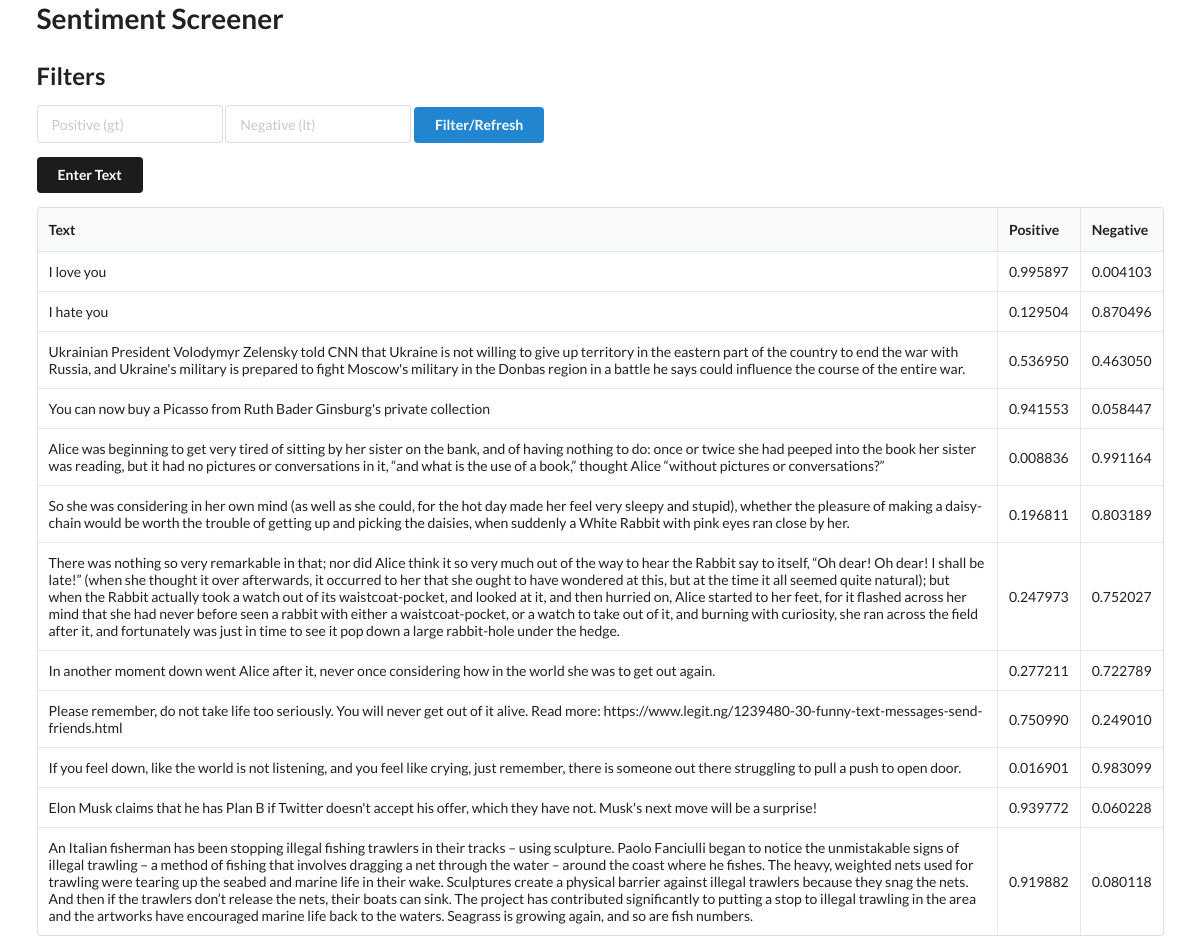
The page / on the database its author committed.
### mlapi/models.py (models this page shows)
class SentimentScore(Base):
    __tablename__ = "sentiment"
    id = Column(Integer, primary_key=True, index=True)
    text = Column(String, unique=True, index=True)
    positive_score = Column(Numeric(10, 6))
    negative_score = Column(Numeric(10, 6))

### mlapi/main.py (the view)
@app.get("/")
def home(request: Request, positive_score = None, negative_score = None, db: Session = Depends(get_db)):
    sentiments = db.query(SentimentScore)
    if positive_score:
        sentiments = sentiments.filter(SentimentScore.positive_score > positive_score)
    if negative_score:
         sentiments = sentiments.filter(SentimentScore.negative_score < negative_score)
    sentiments = sentiments.all()
    return templates.TemplateResponse("home.html", {
        "request": request,
        "sentiments": sentiments,
        "positive_score": positive_score,
        "negative_score": negative_score
    })

### templates/home.html (shortened to what this page needs)
{% extends "layout.html" %}
{% block content %}
<h2>Filters</h2>
<form method="get">
<div class="ui input">
  <input name="positive_score" type="text" placeholder="Positive (gt)" value="{{ positive_score or '' }}">
</div>
<div class="ui input">
  <input name="negative_score" type="text" placeholder="Negative (lt)" value="{{ negative_score or '' }}">
</div>
<button type="submit" class="ui button primary">Filter/Refresh</button>
</form>
<button id="add_text" class="ui button secondary">Enter Text</button>
<table class="ui celled table">
  <thead>
    <tr>
      <th>Text</th>
      <th>Positive</th>
      <th>Negative</th>
    </tr>
  </thead>
  <tbody>
    {% for sentiment in sentiments %}
    <tr>
      <td>{{ sentiment.text }}</td>
      <td>{{ sentiment.positive_score }}</td>
      <td>{{ sentiment.negative_score }}</td>
    </tr>
    {% endfor %}
  </tbody>
</table>
{% endblock %}

### templates/layout.html (shortened to what this page needs)
<html>
    <head>
        <link rel="stylesheet" href="https://cdn.jsdelivr.net/npm/semantic-ui@2.4.2/dist/semantic.min.css">
    </head>
    <body>
            <div class="ui container">
        <h1>Sentiment Screener</h1>
        {% block content %}
        {% endblock %}
        </div>
    </body>
</html>

### rows shown on the page
SentimentScore: text "I love you", positive_score "0.995897", negative_score "0.004103"
SentimentScore: text "I hate you", positive_score "0.129504", negative_score "0.870496"
SentimentScore: text "Ukrainian President Volodymyr Zelensky told CNN that Ukraine is not willing to give up territory in the eastern part of the country to end the war with Russia, and Ukraine's military is prepared to fight Moscow's military in the Donbas region in a battle he says could influence the course of the entire war.", positive_score "0.536950", negative_score "0.463050"
SentimentScore: text "You can now buy a Picasso from Ruth Bader Ginsburg's private collection", positive_score "0.941553", negative_score "0.058447"
SentimentScore: text "Alice was beginning to get very tired of sitting by her sister on the bank, and of having nothing to do: once or twice she had peeped into the book her sister was reading, but it had no pictures or conversations in it, “and what is the use of a book,” thought Alice “without pictures or conversations?”", positive_score "0.008836", negative_score "0.991164"
SentimentScore: text "So she was considering in her own mind (as well as she could, for the hot day made her feel very sleepy and stupid), whether the pleasure of making a daisy-chain would be worth the trouble of getting up and picking the daisies, when suddenly a White Rabbit with pink eyes ran close by her.", positive_score "0.196811", negative_score "0.803189"
SentimentScore: text "There was nothing so very remarkable in that; nor did Alice think it so very much out of the way to hear the Rabbit say to itself, “Oh dear! Oh dear! I shall be late!” (when she thought it over afterwards, it occurred to her that she ought to have wondered at this, but at the time it all seemed quite natural); but when the Rabbit actually took a watch out of its waistcoat-pocket, and looked at it, and then hurried on, Alice started to her feet, for it flashed across her mind that she had never before seen a rabbit with either a waistcoat-pocket, or a watch to take out of it, and burning with curiosity, she ran across the field after it, and fortunately was just in time to see it pop down a…", positive_score "0.247973", negative_score "0.752027"
SentimentScore: text "In another moment down went Alice after it, never once considering how in the world she was to get out again.", positive_score "0.277211", negative_score "0.722789"
SentimentScore: text "Please remember, do not take life too seriously. You will never get out of it alive. Read more: https://www.legit.ng/1239480-30-funny-text-messages-send-friends.html", positive_score "0.750990", negative_score "0.249010"
SentimentScore: text "If you feel down, like the world is not listening, and you feel like crying, just remember, there is someone out there struggling to pull a push to open door.", positive_score "0.016901", negative_score "0.983099"
SentimentScore: text "Elon Musk claims that he has Plan B if Twitter doesn't accept his offer, which they have not. Musk's next move will be a surprise!", positive_score "0.939772", negative_score "0.060228"
SentimentScore: text "An Italian fisherman has been stopping illegal fishing trawlers in their tracks – using sculpture. Paolo Fanciulli began to notice the unmistakable signs of illegal trawling – a method of fishing that involves dragging a net through the water – around the coast where he fishes. The heavy, weighted nets used for trawling were tearing up the seabed and marine life in their wake. Sculptures create a physical barrier against illegal trawlers because they snag the nets. And then if the trawlers don’t release the nets, their boats can sink. The project has contributed significantly to putting a stop to illegal trawling in the area and the artworks have encouraged marine life back to the waters.…", positive_score "0.919882", negative_score "0.080118"
